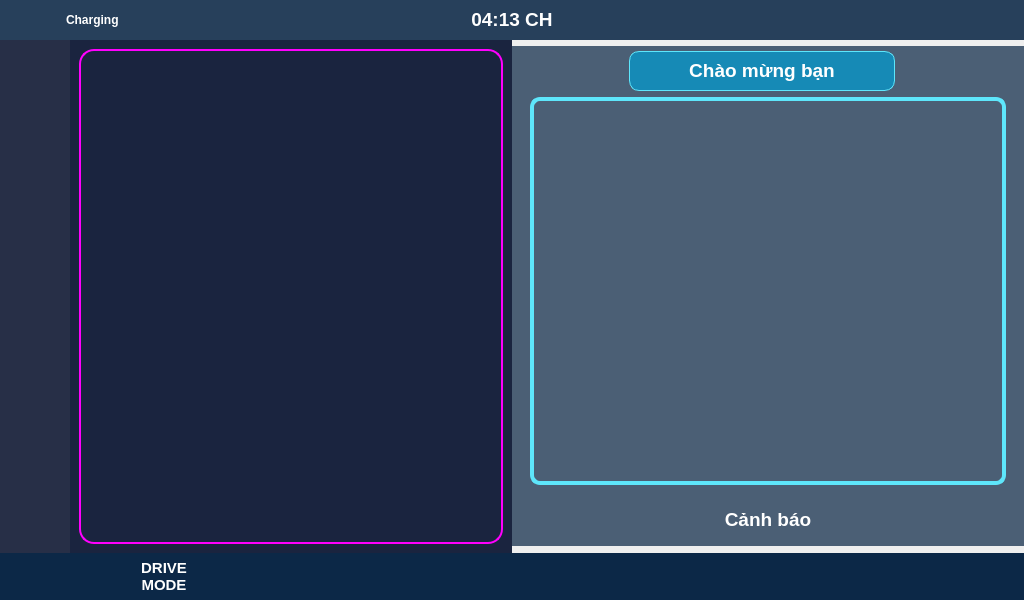
<?xml version="1.0" encoding="UTF-8"?>
<ui version="4.0">
 <class>MainWindow</class>
 <widget class="QMainWindow" name="MainWindow">
  <property name="enabled">
   <bool>true</bool>
  </property>
  <property name="geometry">
   <rect>
    <x>0</x>
    <y>0</y>
    <width>1024</width>
    <height>600</height>
   </rect>
  </property>
  <property name="minimumSize">
   <size>
    <width>1024</width>
    <height>600</height>
   </size>
  </property>
  <property name="maximumSize">
   <size>
    <width>1024</width>
    <height>600</height>
   </size>
  </property>
  <property name="windowTitle">
   <string>MainWindow</string>
  </property>
  <property name="layoutDirection">
   <enum>Qt::LeftToRight</enum>
  </property>
  <property name="autoFillBackground">
   <bool>false</bool>
  </property>
  <property name="styleSheet">
   <string notr="true"/>
  </property>
  <widget class="QWidget" name="centralwidget">
   <property name="maximumSize">
    <size>
     <width>1024</width>
     <height>600</height>
    </size>
   </property>
   <property name="styleSheet">
    <string notr="true"/>
   </property>
   <widget class="QLabel" name="label">
    <property name="geometry">
     <rect>
      <x>0</x>
      <y>0</y>
      <width>1024</width>
      <height>600</height>
     </rect>
    </property>
    <property name="styleSheet">
     <string notr="true">background-image: url(:/Pics/Background/Hinh nen.jpg);</string>
    </property>
    <property name="text">
     <string/>
    </property>
   </widget>
   <widget class="QFrame" name="frame">
    <property name="geometry">
     <rect>
      <x>0</x>
      <y>0</y>
      <width>1024</width>
      <height>600</height>
     </rect>
    </property>
    <property name="minimumSize">
     <size>
      <width>1024</width>
      <height>600</height>
     </size>
    </property>
    <property name="maximumSize">
     <size>
      <width>1024</width>
      <height>600</height>
     </size>
    </property>
    <property name="frameShape">
     <enum>QFrame::NoFrame</enum>
    </property>
    <property name="frameShadow">
     <enum>QFrame::Plain</enum>
    </property>
    <layout class="QVBoxLayout" name="verticalLayout">
     <property name="spacing">
      <number>0</number>
     </property>
     <property name="leftMargin">
      <number>0</number>
     </property>
     <property name="topMargin">
      <number>0</number>
     </property>
     <property name="rightMargin">
      <number>0</number>
     </property>
     <property name="bottomMargin">
      <number>0</number>
     </property>
     <item>
      <widget class="QFrame" name="Top">
       <property name="minimumSize">
        <size>
         <width>1024</width>
         <height>40</height>
        </size>
       </property>
       <property name="maximumSize">
        <size>
         <width>1024</width>
         <height>40</height>
        </size>
       </property>
       <property name="styleSheet">
        <string notr="true">#Top{
	background-color: rgba(7,36,67,220);
}</string>
       </property>
       <property name="frameShape">
        <enum>QFrame::NoFrame</enum>
       </property>
       <property name="frameShadow">
        <enum>QFrame::Plain</enum>
       </property>
       <layout class="QHBoxLayout" name="horizontalLayout">
        <property name="spacing">
         <number>0</number>
        </property>
        <property name="leftMargin">
         <number>0</number>
        </property>
        <property name="topMargin">
         <number>0</number>
        </property>
        <property name="rightMargin">
         <number>0</number>
        </property>
        <property name="bottomMargin">
         <number>0</number>
        </property>
        <item>
         <widget class="QFrame" name="TLeft">
          <property name="frameShape">
           <enum>QFrame::NoFrame</enum>
          </property>
          <property name="frameShadow">
           <enum>QFrame::Plain</enum>
          </property>
          <layout class="QHBoxLayout" name="horizontalLayout_3">
           <property name="spacing">
            <number>0</number>
           </property>
           <property name="leftMargin">
            <number>0</number>
           </property>
           <property name="topMargin">
            <number>0</number>
           </property>
           <property name="rightMargin">
            <number>0</number>
           </property>
           <property name="bottomMargin">
            <number>0</number>
           </property>
           <item>
            <widget class="QLabel" name="label_5">
             <property name="maximumSize">
              <size>
               <width>13</width>
               <height>16777215</height>
              </size>
             </property>
             <property name="text">
              <string/>
             </property>
            </widget>
           </item>
           <item>
            <widget class="QLabel" name="label_2">
             <property name="maximumSize">
              <size>
               <width>35</width>
               <height>16777215</height>
              </size>
             </property>
             <property name="text">
              <string/>
             </property>
             <property name="pixmap">
              <pixmap resource="Items/Resources.qrc">:/Logo/Logo/charge.png</pixmap>
             </property>
             <property name="alignment">
              <set>Qt::AlignLeading|Qt::AlignLeft|Qt::AlignVCenter</set>
             </property>
            </widget>
           </item>
           <item>
            <widget class="QLabel" name="label_4">
             <property name="maximumSize">
              <size>
               <width>60</width>
               <height>16777215</height>
              </size>
             </property>
             <property name="text">
              <string>&lt;html&gt;&lt;head/&gt;&lt;body&gt;&lt;p&gt;&lt;span style=&quot; font-weight:600; color:#ffffff;&quot;&gt;Charging&lt;/span&gt;&lt;/p&gt;&lt;/body&gt;&lt;/html&gt;</string>
             </property>
             <property name="scaledContents">
              <bool>false</bool>
             </property>
            </widget>
           </item>
           <item>
            <widget class="QPushButton" name="pushButton_16">
             <property name="maximumSize">
              <size>
               <width>30</width>
               <height>16777215</height>
              </size>
             </property>
             <property name="text">
              <string/>
             </property>
             <property name="icon">
              <iconset resource="Items/Resources.qrc">
               <normaloff>:/WhiteIcons/Icons/White/bluetooth (1).svg</normaloff>:/WhiteIcons/Icons/White/bluetooth (1).svg</iconset>
             </property>
             <property name="iconSize">
              <size>
               <width>20</width>
               <height>20</height>
              </size>
             </property>
             <property name="flat">
              <bool>true</bool>
             </property>
            </widget>
           </item>
           <item>
            <widget class="QPushButton" name="wifi">
             <property name="sizePolicy">
              <sizepolicy hsizetype="Minimum" vsizetype="Maximum">
               <horstretch>0</horstretch>
               <verstretch>0</verstretch>
              </sizepolicy>
             </property>
             <property name="maximumSize">
              <size>
               <width>30</width>
               <height>16777215</height>
              </size>
             </property>
             <property name="text">
              <string/>
             </property>
             <property name="icon">
              <iconset resource="Items/Resources.qrc">
               <normaloff>:/WhiteIcons/Icons/White/wifi.svg</normaloff>
               <selectedoff>:/WhiteIcons/Icons/White/wifi-off.svg</selectedoff>:/WhiteIcons/Icons/White/wifi.svg</iconset>
             </property>
             <property name="iconSize">
              <size>
               <width>20</width>
               <height>20</height>
              </size>
             </property>
             <property name="flat">
              <bool>true</bool>
             </property>
            </widget>
           </item>
           <item>
            <widget class="QFrame" name="frame_10">
             <property name="maximumSize">
              <size>
               <width>130</width>
               <height>16777215</height>
              </size>
             </property>
             <property name="frameShape">
              <enum>QFrame::NoFrame</enum>
             </property>
             <property name="frameShadow">
              <enum>QFrame::Plain</enum>
             </property>
            </widget>
           </item>
          </layout>
         </widget>
        </item>
        <item>
         <widget class="QFrame" name="TMid">
          <property name="frameShape">
           <enum>QFrame::NoFrame</enum>
          </property>
          <property name="frameShadow">
           <enum>QFrame::Plain</enum>
          </property>
          <layout class="QHBoxLayout" name="horizontalLayout_2">
           <property name="spacing">
            <number>0</number>
           </property>
           <property name="leftMargin">
            <number>0</number>
           </property>
           <property name="topMargin">
            <number>0</number>
           </property>
           <property name="rightMargin">
            <number>0</number>
           </property>
           <property name="bottomMargin">
            <number>0</number>
           </property>
           <item>
            <widget class="QLabel" name="label_3">
             <property name="maximumSize">
              <size>
               <width>150</width>
               <height>16777215</height>
              </size>
             </property>
             <property name="font">
              <font>
               <pointsize>11</pointsize>
              </font>
             </property>
             <property name="layoutDirection">
              <enum>Qt::LeftToRight</enum>
             </property>
             <property name="text">
              <string>&lt;html&gt;&lt;head/&gt;&lt;body&gt;&lt;p&gt;&lt;span style=&quot; font-size:14pt; font-weight:600; color:#ffffff;&quot;&gt;04:13 CH&lt;/span&gt;&lt;/p&gt;&lt;/body&gt;&lt;/html&gt;</string>
             </property>
             <property name="alignment">
              <set>Qt::AlignCenter</set>
             </property>
            </widget>
           </item>
          </layout>
         </widget>
        </item>
        <item alignment="Qt::AlignRight">
         <widget class="QFrame" name="TRight">
          <property name="maximumSize">
           <size>
            <width>200</width>
            <height>16777215</height>
           </size>
          </property>
          <property name="frameShape">
           <enum>QFrame::NoFrame</enum>
          </property>
          <property name="frameShadow">
           <enum>QFrame::Plain</enum>
          </property>
          <layout class="QHBoxLayout" name="horizontalLayout_6" stretch="0,0">
           <property name="topMargin">
            <number>0</number>
           </property>
           <property name="rightMargin">
            <number>6</number>
           </property>
           <property name="bottomMargin">
            <number>0</number>
           </property>
           <item>
            <widget class="QPushButton" name="pushButton_2">
             <property name="layoutDirection">
              <enum>Qt::RightToLeft</enum>
             </property>
             <property name="text">
              <string/>
             </property>
             <property name="icon">
              <iconset resource="Items/Resources.qrc">
               <normaloff>:/WhiteIcons/Icons/White/info.svg</normaloff>:/WhiteIcons/Icons/White/info.svg</iconset>
             </property>
             <property name="iconSize">
              <size>
               <width>32</width>
               <height>32</height>
              </size>
             </property>
             <property name="flat">
              <bool>true</bool>
             </property>
            </widget>
           </item>
           <item>
            <widget class="QPushButton" name="pushButton">
             <property name="layoutDirection">
              <enum>Qt::LeftToRight</enum>
             </property>
             <property name="text">
              <string/>
             </property>
             <property name="icon">
              <iconset resource="Items/Resources.qrc">
               <normaloff>:/WhiteIcons/Icons/White/x-circle.svg</normaloff>:/WhiteIcons/Icons/White/x-circle.svg</iconset>
             </property>
             <property name="iconSize">
              <size>
               <width>32</width>
               <height>32</height>
              </size>
             </property>
             <property name="autoDefault">
              <bool>false</bool>
             </property>
             <property name="default">
              <bool>false</bool>
             </property>
             <property name="flat">
              <bool>true</bool>
             </property>
            </widget>
           </item>
          </layout>
         </widget>
        </item>
       </layout>
      </widget>
     </item>
     <item>
      <widget class="QFrame" name="Main">
       <property name="frameShape">
        <enum>QFrame::NoFrame</enum>
       </property>
       <property name="frameShadow">
        <enum>QFrame::Plain</enum>
       </property>
       <layout class="QHBoxLayout" name="horizontalLayout_4">
        <property name="spacing">
         <number>0</number>
        </property>
        <property name="leftMargin">
         <number>0</number>
        </property>
        <property name="topMargin">
         <number>0</number>
        </property>
        <property name="rightMargin">
         <number>0</number>
        </property>
        <property name="bottomMargin">
         <number>0</number>
        </property>
        <item>
         <widget class="QFrame" name="Left">
          <property name="styleSheet">
           <string notr="true">#Left {
    background-color: rgba(7,13,41,220);
    border-top: 1px solid rgba(255, 255, 255, .2);
    border-left: none;
    border-bottom: none;
	border-right: 1px solid rgba(94,230,251,.5);
    position: relative;  /* Đảm bảo rằng phần tử con có thể được đặt chính xác */
}</string>
          </property>
          <property name="frameShape">
           <enum>QFrame::NoFrame</enum>
          </property>
          <property name="frameShadow">
           <enum>QFrame::Plain</enum>
          </property>
          <layout class="QHBoxLayout" name="horizontalLayout_5">
           <property name="spacing">
            <number>0</number>
           </property>
           <property name="leftMargin">
            <number>0</number>
           </property>
           <property name="topMargin">
            <number>0</number>
           </property>
           <property name="rightMargin">
            <number>0</number>
           </property>
           <property name="bottomMargin">
            <number>0</number>
           </property>
           <item>
            <widget class="QFrame" name="frame_2">
             <property name="minimumSize">
              <size>
               <width>70</width>
               <height>0</height>
              </size>
             </property>
             <property name="maximumSize">
              <size>
               <width>75</width>
               <height>16777215</height>
              </size>
             </property>
             <property name="styleSheet">
              <string notr="true">#frame_2{
	background-color: rgba(33,71,105,20);
}</string>
             </property>
             <property name="frameShape">
              <enum>QFrame::NoFrame</enum>
             </property>
             <property name="frameShadow">
              <enum>QFrame::Plain</enum>
             </property>
             <layout class="QVBoxLayout" name="verticalLayout_2">
              <property name="leftMargin">
               <number>8</number>
              </property>
              <property name="rightMargin">
               <number>8</number>
              </property>
              <item>
               <widget class="QPushButton" name="pushButton_15">
                <property name="text">
                 <string/>
                </property>
                <property name="icon">
                 <iconset resource="Items/Resources.qrc">
                  <normaloff>:/WhiteIcons/Icons/White/caidat.svg</normaloff>:/WhiteIcons/Icons/White/caidat.svg</iconset>
                </property>
                <property name="iconSize">
                 <size>
                  <width>48</width>
                  <height>48</height>
                 </size>
                </property>
                <property name="default">
                 <bool>false</bool>
                </property>
                <property name="flat">
                 <bool>true</bool>
                </property>
               </widget>
              </item>
              <item>
               <widget class="QPushButton" name="driving_btn">
                <property name="text">
                 <string/>
                </property>
                <property name="icon">
                 <iconset resource="Items/Resources.qrc">
                  <normaloff>:/WhiteIcons/Icons/White/steer.svg</normaloff>:/WhiteIcons/Icons/White/steer.svg</iconset>
                </property>
                <property name="iconSize">
                 <size>
                  <width>48</width>
                  <height>48</height>
                 </size>
                </property>
                <property name="default">
                 <bool>false</bool>
                </property>
                <property name="flat">
                 <bool>true</bool>
                </property>
               </widget>
              </item>
              <item>
               <widget class="QPushButton" name="map_btn">
                <property name="text">
                 <string/>
                </property>
                <property name="icon">
                 <iconset resource="Items/Resources.qrc">
                  <normaloff>:/WhiteIcons/Icons/White/bando.svg</normaloff>:/WhiteIcons/Icons/White/bando.svg</iconset>
                </property>
                <property name="iconSize">
                 <size>
                  <width>48</width>
                  <height>48</height>
                 </size>
                </property>
                <property name="flat">
                 <bool>true</bool>
                </property>
               </widget>
              </item>
              <item>
               <widget class="QPushButton" name="pushButton_5">
                <property name="text">
                 <string/>
                </property>
                <property name="icon">
                 <iconset resource="Items/Resources.qrc">
                  <normaloff>:/WhiteIcons/Icons/White/sit.svg</normaloff>:/WhiteIcons/Icons/White/sit.svg</iconset>
                </property>
                <property name="iconSize">
                 <size>
                  <width>48</width>
                  <height>48</height>
                 </size>
                </property>
                <property name="flat">
                 <bool>true</bool>
                </property>
               </widget>
              </item>
             </layout>
            </widget>
           </item>
           <item>
            <widget class="QFrame" name="frame_11">
             <property name="enabled">
              <bool>true</bool>
             </property>
             <property name="styleSheet">
              <string notr="true">#frame_11{
background-color: rgba(26,36,63,255);
}</string>
             </property>
             <property name="frameShape">
              <enum>QFrame::NoFrame</enum>
             </property>
             <property name="frameShadow">
              <enum>QFrame::Plain</enum>
             </property>
             <layout class="QVBoxLayout" name="verticalLayout_6">
              <property name="spacing">
               <number>0</number>
              </property>
              <property name="leftMargin">
               <number>0</number>
              </property>
              <property name="topMargin">
               <number>0</number>
              </property>
              <property name="rightMargin">
               <number>0</number>
              </property>
              <property name="bottomMargin">
               <number>0</number>
              </property>
              <item>
               <widget class="QStackedWidget" name="stackedWidget">
                <property name="minimumSize">
                 <size>
                  <width>4</width>
                  <height>0</height>
                 </size>
                </property>
                <property name="autoFillBackground">
                 <bool>false</bool>
                </property>
                <property name="styleSheet">
                 <string notr="true">background-color: rgba(7,13,41,220);</string>
                </property>
                <property name="currentIndex">
                 <number>1</number>
                </property>
                <widget class="QWidget" name="driving">
                 <property name="styleSheet">
                  <string notr="true">background-color: rgba(26,36,63,255);
</string>
                 </property>
                 <layout class="QGridLayout" name="gridLayout">
                  <item row="0" column="0">
                   <widget class="QLabel" name="main_driving">
                    <property name="styleSheet">
                     <string notr="true">#main_driving{
	border-radius: 15px;
	border: 2px solid rgba(94,230,251,255);
}</string>
                    </property>
                    <property name="text">
                     <string/>
                    </property>
                   </widget>
                  </item>
                 </layout>
                </widget>
                <widget class="QWidget" name="map">
                 <property name="styleSheet">
                  <string notr="true">background-color: rgba(26,36,63,255);</string>
                 </property>
                 <layout class="QGridLayout" name="gridLayout_2">
                  <item row="0" column="0">
                   <widget class="QLabel" name="main_map">
                    <property name="styleSheet">
                     <string notr="true">#main_map{
	border-radius: 15px;
	border: 2px solid #ff00ff;
}</string>
                    </property>
                    <property name="text">
                     <string/>
                    </property>
                   </widget>
                  </item>
                 </layout>
                </widget>
               </widget>
              </item>
             </layout>
            </widget>
           </item>
          </layout>
         </widget>
        </item>
        <item>
         <widget class="QFrame" name="Right">
          <property name="minimumSize">
           <size>
            <width>512</width>
            <height>500</height>
           </size>
          </property>
          <property name="maximumSize">
           <size>
            <width>512</width>
            <height>500</height>
           </size>
          </property>
          <property name="styleSheet">
           <string notr="true">#Right{
	background-color: rgba(7,36,67,180);
}</string>
          </property>
          <property name="frameShape">
           <enum>QFrame::NoFrame</enum>
          </property>
          <property name="frameShadow">
           <enum>QFrame::Plain</enum>
          </property>
          <layout class="QVBoxLayout" name="verticalLayout_3">
           <property name="topMargin">
            <number>5</number>
           </property>
           <property name="bottomMargin">
            <number>6</number>
           </property>
           <item>
            <widget class="QFrame" name="frame_3">
             <property name="minimumSize">
              <size>
               <width>494</width>
               <height>443</height>
              </size>
             </property>
             <property name="maximumSize">
              <size>
               <width>494</width>
               <height>443</height>
              </size>
             </property>
             <property name="frameShape">
              <enum>QFrame::NoFrame</enum>
             </property>
             <property name="frameShadow">
              <enum>QFrame::Plain</enum>
             </property>
             <layout class="QVBoxLayout" name="verticalLayout_4">
              <property name="topMargin">
               <number>0</number>
              </property>
              <item>
               <widget class="QFrame" name="frame_4">
                <property name="minimumSize">
                 <size>
                  <width>476</width>
                  <height>40</height>
                 </size>
                </property>
                <property name="maximumSize">
                 <size>
                  <width>476</width>
                  <height>40</height>
                 </size>
                </property>
                <property name="frameShape">
                 <enum>QFrame::NoFrame</enum>
                </property>
                <property name="frameShadow">
                 <enum>QFrame::Plain</enum>
                </property>
                <layout class="QHBoxLayout" name="horizontalLayout_7">
                 <property name="spacing">
                  <number>0</number>
                 </property>
                 <property name="topMargin">
                  <number>0</number>
                 </property>
                 <property name="bottomMargin">
                  <number>0</number>
                 </property>
                 <item>
                  <widget class="QFrame" name="frame_5">
                   <property name="minimumSize">
                    <size>
                     <width>90</width>
                     <height>40</height>
                    </size>
                   </property>
                   <property name="maximumSize">
                    <size>
                     <width>90</width>
                     <height>40</height>
                    </size>
                   </property>
                   <property name="frameShape">
                    <enum>QFrame::NoFrame</enum>
                   </property>
                   <property name="frameShadow">
                    <enum>QFrame::Plain</enum>
                   </property>
                  </widget>
                 </item>
                 <item>
                  <widget class="QLabel" name="Welcome">
                   <property name="minimumSize">
                    <size>
                     <width>266</width>
                     <height>40</height>
                    </size>
                   </property>
                   <property name="maximumSize">
                    <size>
                     <width>266</width>
                     <height>40</height>
                    </size>
                   </property>
                   <property name="font">
                    <font>
                     <pointsize>14</pointsize>
                    </font>
                   </property>
                   <property name="layoutDirection">
                    <enum>Qt::RightToLeft</enum>
                   </property>
                   <property name="styleSheet">
                    <string notr="true">#Welcome{
	background-color: rgba(0,156,209,180);
	border-radius: 10px;
	padding-bottom: 2px;
	padding-top: 2px;
	border: 1px solid rgba(94,230,251,255);
}</string>
                   </property>
                   <property name="text">
                    <string>&lt;html&gt;&lt;head/&gt;&lt;body&gt;&lt;p&gt;&lt;span style=&quot; font-size:14pt; font-weight:600; color:#ffffff;&quot;&gt;Chào mừng bạn&lt;/span&gt;&lt;/p&gt;&lt;/body&gt;&lt;/html&gt;</string>
                   </property>
                   <property name="alignment">
                    <set>Qt::AlignCenter</set>
                   </property>
                  </widget>
                 </item>
                 <item alignment="Qt::AlignRight">
                  <widget class="QFrame" name="frame_6">
                   <property name="minimumSize">
                    <size>
                     <width>90</width>
                     <height>40</height>
                    </size>
                   </property>
                   <property name="maximumSize">
                    <size>
                     <width>90</width>
                     <height>40</height>
                    </size>
                   </property>
                   <property name="frameShape">
                    <enum>QFrame::NoFrame</enum>
                   </property>
                   <property name="frameShadow">
                    <enum>QFrame::Plain</enum>
                   </property>
                   <layout class="QVBoxLayout" name="verticalLayout_5">
                    <property name="spacing">
                     <number>0</number>
                    </property>
                    <property name="leftMargin">
                     <number>0</number>
                    </property>
                    <property name="topMargin">
                     <number>6</number>
                    </property>
                    <property name="rightMargin">
                     <number>0</number>
                    </property>
                    <property name="bottomMargin">
                     <number>0</number>
                    </property>
                    <item>
                     <widget class="QFrame" name="Camera">
                      <property name="sizePolicy">
                       <sizepolicy hsizetype="Preferred" vsizetype="Preferred">
                        <horstretch>0</horstretch>
                        <verstretch>0</verstretch>
                       </sizepolicy>
                      </property>
                      <property name="minimumSize">
                       <size>
                        <width>90</width>
                        <height>35</height>
                       </size>
                      </property>
                      <property name="maximumSize">
                       <size>
                        <width>90</width>
                        <height>35</height>
                       </size>
                      </property>
                      <property name="frameShape">
                       <enum>QFrame::NoFrame</enum>
                      </property>
                      <property name="frameShadow">
                       <enum>QFrame::Plain</enum>
                      </property>
                     </widget>
                    </item>
                   </layout>
                  </widget>
                 </item>
                </layout>
               </widget>
              </item>
              <item>
               <widget class="QFrame" name="frame_12">
                <property name="minimumSize">
                 <size>
                  <width>476</width>
                  <height>388</height>
                 </size>
                </property>
                <property name="maximumSize">
                 <size>
                  <width>476</width>
                  <height>388</height>
                 </size>
                </property>
                <property name="frameShape">
                 <enum>QFrame::NoFrame</enum>
                </property>
                <property name="frameShadow">
                 <enum>QFrame::Plain</enum>
                </property>
                <widget class="QLabel" name="khungCamera">
                 <property name="geometry">
                  <rect>
                   <x>0</x>
                   <y>0</y>
                   <width>476</width>
                   <height>388</height>
                  </rect>
                 </property>
                 <property name="minimumSize">
                  <size>
                   <width>476</width>
                   <height>388</height>
                  </size>
                 </property>
                 <property name="maximumSize">
                  <size>
                   <width>476</width>
                   <height>388</height>
                  </size>
                 </property>
                 <property name="styleSheet">
                  <string notr="true">#khungCamera{
	border-radius: 10px;
	border: 4px solid rgba(94,230,251,255);
}</string>
                 </property>
                 <property name="text">
                  <string/>
                 </property>
                </widget>
               </widget>
              </item>
             </layout>
            </widget>
           </item>
           <item>
            <widget class="QLabel" name="label_9">
             <property name="sizePolicy">
              <sizepolicy hsizetype="Preferred" vsizetype="Preferred">
               <horstretch>0</horstretch>
               <verstretch>0</verstretch>
              </sizepolicy>
             </property>
             <property name="maximumSize">
              <size>
               <width>16777215</width>
               <height>40</height>
              </size>
             </property>
             <property name="text">
              <string>&lt;html&gt;&lt;head/&gt;&lt;body&gt;&lt;p&gt;&lt;span style=&quot; font-size:14pt; font-weight:600; color:#ffffff;&quot;&gt;Cảnh báo&lt;/span&gt;&lt;/p&gt;&lt;/body&gt;&lt;/html&gt;</string>
             </property>
             <property name="alignment">
              <set>Qt::AlignCenter</set>
             </property>
            </widget>
           </item>
          </layout>
         </widget>
        </item>
       </layout>
      </widget>
     </item>
     <item>
      <widget class="QFrame" name="Bottom">
       <property name="maximumSize">
        <size>
         <width>1024</width>
         <height>60</height>
        </size>
       </property>
       <property name="styleSheet">
        <string notr="true">#Bottom{
	background-color: rgba(7,36,67,250);
}</string>
       </property>
       <property name="frameShape">
        <enum>QFrame::NoFrame</enum>
       </property>
       <property name="frameShadow">
        <enum>QFrame::Plain</enum>
       </property>
       <layout class="QHBoxLayout" name="horizontalLayout_8">
        <property name="spacing">
         <number>5</number>
        </property>
        <property name="leftMargin">
         <number>0</number>
        </property>
        <property name="topMargin">
         <number>0</number>
        </property>
        <property name="rightMargin">
         <number>0</number>
        </property>
        <property name="bottomMargin">
         <number>0</number>
        </property>
        <item>
         <widget class="QFrame" name="frame_7">
          <property name="styleSheet">
           <string notr="true">#frame_7 {
    background-color: rgba(7,13,41,0);
    border-top: none;
    border-left: none;
    border-bottom: none;
	border-right: 1px solid rgba(86,106,127,255,.5);
}</string>
          </property>
          <property name="frameShape">
           <enum>QFrame::NoFrame</enum>
          </property>
          <property name="frameShadow">
           <enum>QFrame::Plain</enum>
          </property>
          <layout class="QHBoxLayout" name="horizontalLayout_9">
           <property name="topMargin">
            <number>2</number>
           </property>
           <property name="bottomMargin">
            <number>2</number>
           </property>
           <item>
            <widget class="QPushButton" name="pushButton_6">
             <property name="maximumSize">
              <size>
               <width>50</width>
               <height>50</height>
              </size>
             </property>
             <property name="text">
              <string/>
             </property>
             <property name="icon">
              <iconset resource="Items/Resources.qrc">
               <normaloff>:/WhiteIcons/Icons/White/transport.svg</normaloff>:/WhiteIcons/Icons/White/transport.svg</iconset>
             </property>
             <property name="iconSize">
              <size>
               <width>48</width>
               <height>48</height>
              </size>
             </property>
             <property name="flat">
              <bool>true</bool>
             </property>
            </widget>
           </item>
           <item>
            <widget class="QPushButton" name="pushButton_7">
             <property name="maximumSize">
              <size>
               <width>70</width>
               <height>16777215</height>
              </size>
             </property>
             <property name="font">
              <font>
               <pointsize>11</pointsize>
               <weight>75</weight>
               <bold>true</bold>
              </font>
             </property>
             <property name="styleSheet">
              <string notr="true">#pushButton_7 {
        color: white; 
    }</string>
             </property>
             <property name="text">
              <string>DRIVE
MODE</string>
             </property>
             <property name="flat">
              <bool>true</bool>
             </property>
            </widget>
           </item>
           <item>
            <widget class="QPushButton" name="pushButton_8">
             <property name="maximumSize">
              <size>
               <width>60</width>
               <height>16777215</height>
              </size>
             </property>
             <property name="text">
              <string/>
             </property>
             <property name="icon">
              <iconset resource="Items/Resources.qrc">
               <normaloff>:/WhiteIcons/Icons/White/camera.svg</normaloff>:/WhiteIcons/Icons/White/camera.svg</iconset>
             </property>
             <property name="iconSize">
              <size>
               <width>48</width>
               <height>48</height>
              </size>
             </property>
             <property name="flat">
              <bool>true</bool>
             </property>
            </widget>
           </item>
          </layout>
         </widget>
        </item>
        <item>
         <widget class="QFrame" name="frame_8">
          <property name="frameShape">
           <enum>QFrame::NoFrame</enum>
          </property>
          <property name="frameShadow">
           <enum>QFrame::Plain</enum>
          </property>
          <layout class="QHBoxLayout" name="horizontalLayout_11">
           <property name="topMargin">
            <number>2</number>
           </property>
           <property name="bottomMargin">
            <number>2</number>
           </property>
           <item>
            <widget class="QPushButton" name="pushButton_12">
             <property name="maximumSize">
              <size>
               <width>80</width>
               <height>50</height>
              </size>
             </property>
             <property name="text">
              <string/>
             </property>
             <property name="icon">
              <iconset resource="Items/Resources.qrc">
               <normaloff>:/WhiteIcons/Icons/White/amnhac.svg</normaloff>:/WhiteIcons/Icons/White/amnhac.svg</iconset>
             </property>
             <property name="iconSize">
              <size>
               <width>48</width>
               <height>48</height>
              </size>
             </property>
             <property name="flat">
              <bool>true</bool>
             </property>
            </widget>
           </item>
           <item>
            <widget class="QPushButton" name="pushButton_13">
             <property name="maximumSize">
              <size>
               <width>60</width>
               <height>16777215</height>
              </size>
             </property>
             <property name="text">
              <string/>
             </property>
             <property name="icon">
              <iconset resource="Items/Resources.qrc">
               <normaloff>:/WhiteIcons/Icons/White/fan.svg</normaloff>:/WhiteIcons/Icons/White/fan.svg</iconset>
             </property>
             <property name="iconSize">
              <size>
               <width>48</width>
               <height>48</height>
              </size>
             </property>
             <property name="flat">
              <bool>true</bool>
             </property>
            </widget>
           </item>
           <item>
            <widget class="QPushButton" name="pushButton_14">
             <property name="maximumSize">
              <size>
               <width>60</width>
               <height>16777215</height>
              </size>
             </property>
             <property name="text">
              <string/>
             </property>
             <property name="icon">
              <iconset resource="Items/Resources.qrc">
               <normaloff>:/WhiteIcons/Icons/White/web.svg</normaloff>:/WhiteIcons/Icons/White/web.svg</iconset>
             </property>
             <property name="iconSize">
              <size>
               <width>48</width>
               <height>48</height>
              </size>
             </property>
             <property name="flat">
              <bool>true</bool>
             </property>
            </widget>
           </item>
          </layout>
         </widget>
        </item>
        <item>
         <widget class="QFrame" name="frame_9">
          <property name="styleSheet">
           <string notr="true">#frame_9 {
    background-color: rgba(7,13,41,0);
    border-top: none;
    border-left: 1px solid rgba(86,106,127,255,.5);
    border-bottom: none;
	border-right: none;
}</string>
          </property>
          <property name="frameShape">
           <enum>QFrame::NoFrame</enum>
          </property>
          <property name="frameShadow">
           <enum>QFrame::Plain</enum>
          </property>
          <layout class="QHBoxLayout" name="horizontalLayout_10">
           <property name="topMargin">
            <number>2</number>
           </property>
           <property name="bottomMargin">
            <number>2</number>
           </property>
           <item>
            <widget class="QPushButton" name="pushButton_9">
             <property name="maximumSize">
              <size>
               <width>60</width>
               <height>16777215</height>
              </size>
             </property>
             <property name="text">
              <string/>
             </property>
             <property name="icon">
              <iconset resource="Items/Resources.qrc">
               <normaloff>:/WhiteIcons/Icons/White/air.svg</normaloff>:/WhiteIcons/Icons/White/air.svg</iconset>
             </property>
             <property name="iconSize">
              <size>
               <width>48</width>
               <height>48</height>
              </size>
             </property>
             <property name="flat">
              <bool>true</bool>
             </property>
            </widget>
           </item>
           <item>
            <widget class="QPushButton" name="pushButton_10">
             <property name="maximumSize">
              <size>
               <width>60</width>
               <height>16777215</height>
              </size>
             </property>
             <property name="text">
              <string/>
             </property>
             <property name="icon">
              <iconset resource="Items/Resources.qrc">
               <normaloff>:/WhiteIcons/Icons/White/sound (2).svg</normaloff>:/WhiteIcons/Icons/White/sound (2).svg</iconset>
             </property>
             <property name="iconSize">
              <size>
               <width>48</width>
               <height>48</height>
              </size>
             </property>
             <property name="flat">
              <bool>true</bool>
             </property>
            </widget>
           </item>
           <item>
            <widget class="QPushButton" name="pushButton_11">
             <property name="maximumSize">
              <size>
               <width>60</width>
               <height>16777215</height>
              </size>
             </property>
             <property name="text">
              <string/>
             </property>
             <property name="icon">
              <iconset resource="Items/Resources.qrc">
               <normaloff>:/WhiteIcons/Icons/White/Appp.svg</normaloff>:/WhiteIcons/Icons/White/Appp.svg</iconset>
             </property>
             <property name="iconSize">
              <size>
               <width>48</width>
               <height>48</height>
              </size>
             </property>
             <property name="flat">
              <bool>true</bool>
             </property>
            </widget>
           </item>
          </layout>
         </widget>
        </item>
       </layout>
      </widget>
     </item>
    </layout>
   </widget>
  </widget>
 </widget>
 <resources>
  <include location="Items/Resources.qrc"/>
 </resources>
 <connections/>
</ui>
